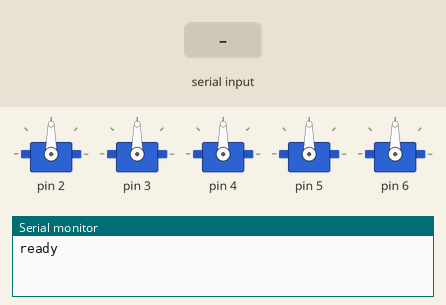
The sketch below on a simulated Arduino Uno, built with avr-gcc and run on an emulated ATmega328P. Parts: 5 × servo, the last lines printed to the serial monitor. The test bench sets the inputs (shaded band).

Above: at 1.2 s.
1.3 s: "90,45,200\n" received over Serial
At 4.2 s:
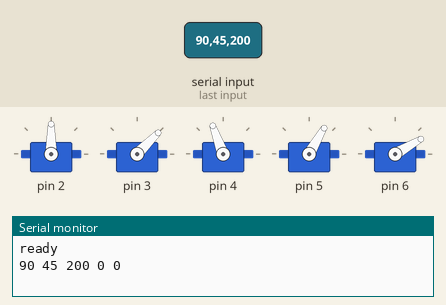
4.3 s: "30,150,10\n" received over the second serial link
At 6.76 s:
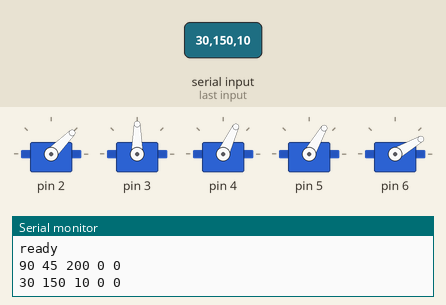
7.3 s: "90,45,200,10\n" received over Serial
At 8.46 s:
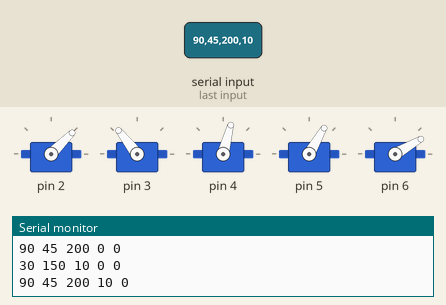
10.3 s: "30,150,10,200\n" received over the second serial link
At 12.7 s:
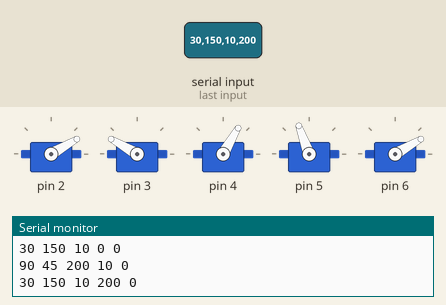
13.3 s: "1,90,45\n" received over Serial
At 16.2 s:
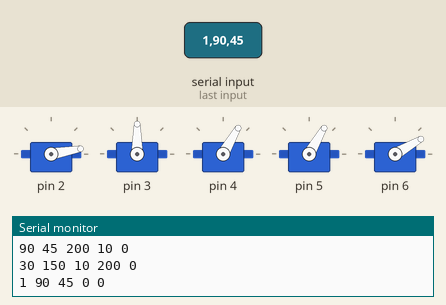
16.3 s: "90,45,200\n" received over the second serial link
At 18.76 s:
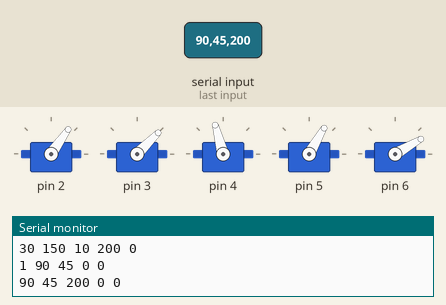
Timing chart, 0 to 20.3 s (numbered marks = the images above; inputs shaded):
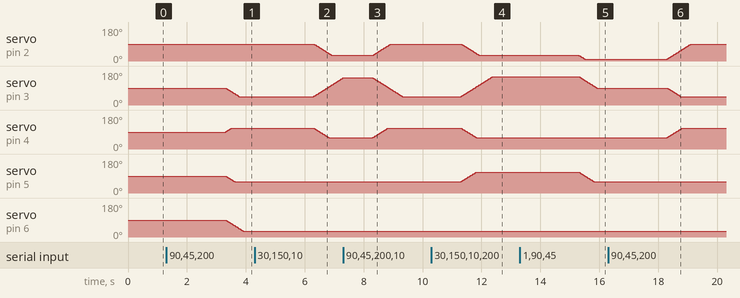

The sketch:

animateBluetoothSerial.ino
```cpp
// animateSerial
// By John Choi

#include <Servo.h>
#include <SoftwareSerial.h>

/* --- animServo class --- */
class animServo
{
  public:
    animServo(int pin, int minPos, int maxPos);
    void attachPin();
    void moveUp();
    void moveDown();
    void movePos();

    Servo servo;
    int pin;
    int pos;
    int toPos;
    int minPos;
    int maxPos;
    boolean atPos;
  private:
};

animServo::animServo(int _pin, int _minPos, int _maxPos)
{
  pin = _pin;
  minPos = _minPos;
  maxPos = _maxPos;
  pos = 90;
  toPos = 90;
  atPos = true;
}

void animServo::attachPin()
{
  servo.attach(pin);
}

void animServo::moveUp()
{
  if (pos < maxPos)
  {
    pos += 1;
  }
  else
  {
    pos = maxPos;
  }
  servo.write(pos);
}

void animServo::moveDown()
{
  if (pos > minPos)
  {
    pos -= 1;
  }
  else
  {
    pos = minPos;
  }
  servo.write(pos);
}

void animServo::movePos()
{
  //clamp toPos
  if (toPos < minPos)
  {
    toPos = minPos;
  }
  if (toPos > maxPos)
  {
    toPos = maxPos;
  }

  //now move to position
  if(pos != toPos)
  {
    if(pos < toPos)
    {
      pos += 1;
      atPos = false;
      servo.write(pos);
    }
    else if(pos > toPos)
    {
      pos -= 1;
      atPos = false;
      servo.write(pos);
    }
  }
  else
  {
    atPos = true;
  }
}

/* ----------------- */


/* ------ Begin Robot Multisweep code: ------- */

//setup bluetooth pins
SoftwareSerial bluetooth(12,13); //RX TX

//set servos:
animServo ear1(2,10,170);
animServo ear2(3,10,170);
animServo roll(4,60,110);
animServo pitch(5,60,110);
animServo yaw(6,30,150);

int wait = 10;

void setup()
{
  //attach all the servos
  ear1.attachPin();
  ear2.attachPin();
  roll.attachPin();
  pitch.attachPin();
  yaw.attachPin();

  //begin serial
  Serial.begin(9600);
  Serial.println("ready");

  //begin bluetooth serial
  bluetooth.begin(9600);

}

void loop()
{

  while (Serial.available() > 0)
  {
    //receive serial string
    ear1.toPos = Serial.parseInt();
    ear2.toPos = Serial.parseInt();
    roll.toPos = Serial.parseInt();
    pitch.toPos = Serial.parseInt();
    yaw.toPos = Serial.parseInt();
    //print serial string
    Serial.print(ear1.toPos,DEC);
    Serial.print(" ");
    Serial.print(ear2.toPos,DEC);
    Serial.print(" ");
    Serial.print(roll.toPos,DEC);
    Serial.print(" ");
    Serial.print(pitch.toPos,DEC);
    Serial.print(" ");
    Serial.println(yaw.toPos,DEC);
  }

  while (bluetooth.available() > 0)
  {
    //receive serial string
    ear1.toPos = bluetooth.parseInt();
    ear2.toPos = bluetooth.parseInt();
    roll.toPos = bluetooth.parseInt();
    pitch.toPos = bluetooth.parseInt();
    yaw.toPos = bluetooth.parseInt();
    //print serial string
    Serial.print(ear1.toPos,DEC);
    Serial.print(" ");
    Serial.print(ear2.toPos,DEC);
    Serial.print(" ");
    Serial.print(roll.toPos,DEC);
    Serial.print(" ");
    Serial.print(pitch.toPos,DEC);
    Serial.print(" ");
    Serial.println(yaw.toPos,DEC);
  }

  //now move the servos
  ear1.movePos();
  ear2.movePos();
  roll.movePos();
  pitch.movePos();
  yaw.movePos();

  delay(wait);

}
```

Measured:
- after the input at 1.3 s, servo on pin 3: moves from 90° to 45° over 0.45 s, starting after 2.0 s; servo on pin 4: moves from 90° to 110° over 0.21 s, starting after 2.0 s; servo on pin 5: moves from 90° to 60° over 0.31 s, starting after 2.0 s; servo on pin 6: moves from 90° to 30° over 0.61 s, starting after 2.0 s
- after the input at 4.3 s, servo on pin 2: moves from 90° to 30° over 0.61 s, starting after 2.0 s; servo on pin 3: moves from 45° to 143° over 0.99 s, starting after 2.0 s; servo on pin 4: moves from 110° to 60° over 0.51 s, starting after 2.0 s
- after the input at 7.3 s, servo on pin 2: moves from 30° to 90° over 0.61 s, starting after 1.0 s; servo on pin 4: moves from 60° to 110° over 0.51 s, starting after 1.0 s
- after the input at 10.3 s, servo on pin 2: moves from 90° to 30° over 0.62 s, starting after 1.0 s; servo on pin 3: moves from 45° to 150° over 1.1 s, starting after 1.0 s; servo on pin 4: moves from 110° to 60° over 0.52 s, starting after 1.0 s; servo on pin 5: moves from 60° to 110° over 0.52 s, starting after 1.0 s
- after the input at 13.3 s, servo on pin 2: moves from 30° to 10° over 0.21 s, starting after 2.0 s; servo on pin 3: moves from 150° to 90° over 0.61 s, starting after 2.0 s; servo on pin 5: moves from 110° to 60° over 0.51 s, starting after 2.0 s
- after the input at 16.3 s, servo on pin 2: moves from 10° to 90° over 0.81 s, starting after 2.0 s; servo on pin 3: moves from 90° to 45° over 0.45 s, starting after 2.0 s; servo on pin 4: moves from 60° to 110° over 0.51 s, starting after 2.0 s
